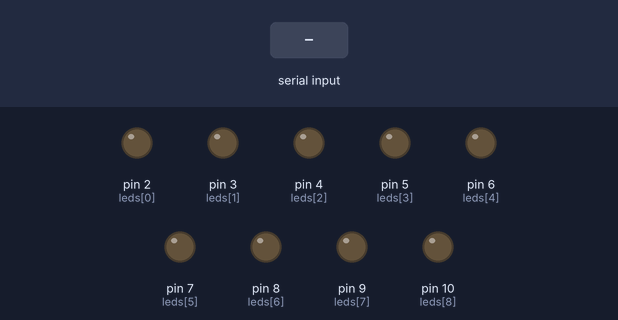
A sketch run on a simulated Arduino Uno, built with avr-gcc and run on an emulated ATmega328P. Parts: output pins drawn as LEDs (lit = HIGH). Inputs (shaded band) come from the test bench.

Above: at 1.2 s.
1.3 s: "90,45\n" received over Serial
At 2.5 s:
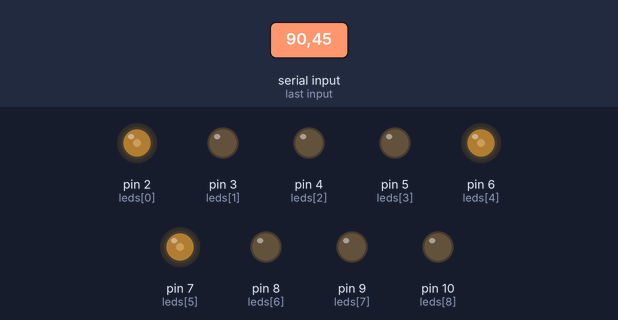
2.8 s: "30,150\n" received over Serial
At 4.0 s:
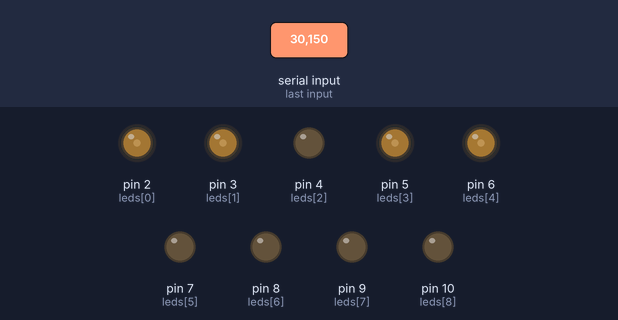
4.6 s: "5\n" received over Serial
At 4.76 s:
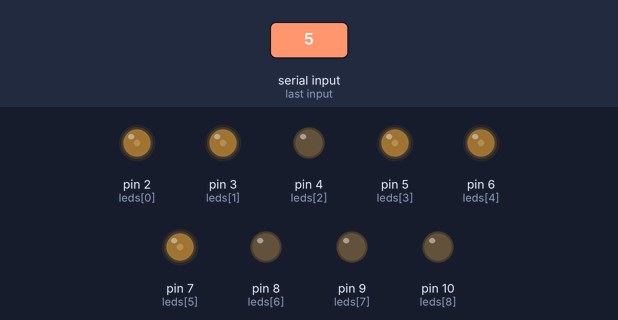
6.3 s: "90\n" received over Serial
At 7.3 s:
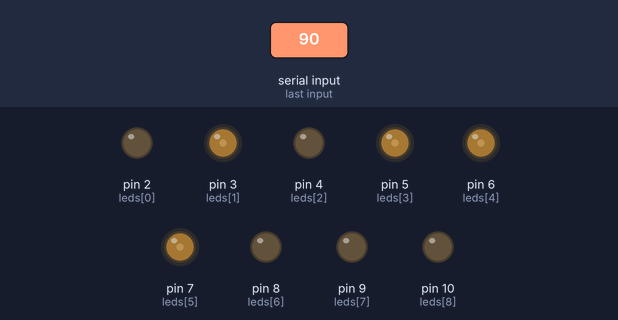
7.8 s: "200\n" received over Serial
At 9.0 s:
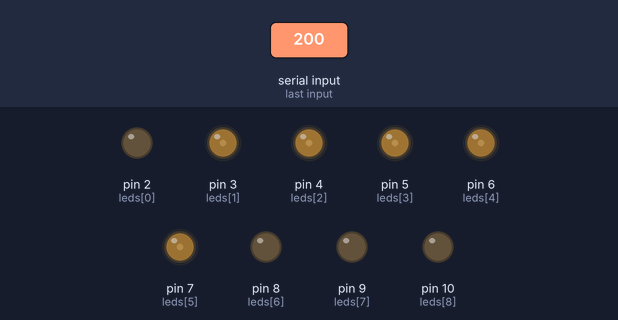
10.0 s: "x90\n" received over Serial
At 10.9 s:
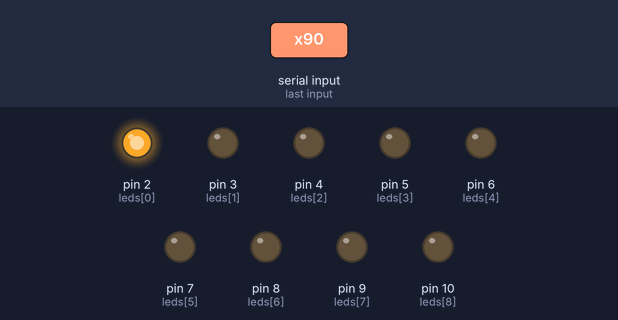
Timing chart, 0 to 12.5 s (numbered marks = the images above; inputs shaded):
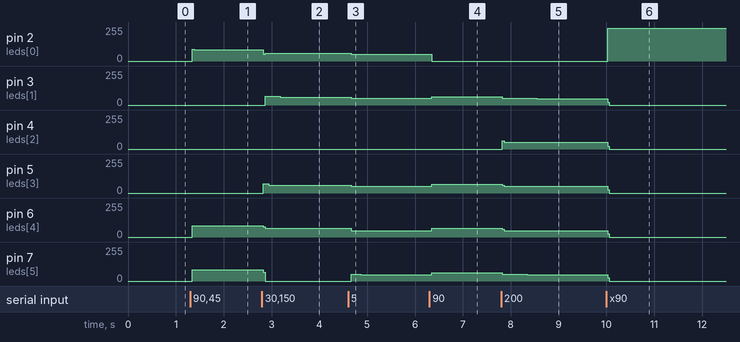

Measured:
- after the input at 1.3 s, pin 2 (leds[0]), pin 6 (leds[4]): 0/255 → 84/255 at once; pin 7 (leds[5]): 0/255 → 86/255 at once
- after the input at 2.8 s, pin 2 (leds[0]): 84/255 → 59/255 at once; pin 3 (leds[1]): 0/255 → 65/255 after 0.06 s, → 59/255 0.32 s later; pin 5 (leds[3]): 0/255 → 68/255 at once, → 60/255 0.12 s later; pin 6 (leds[4]): 84/255 → 64/255 at once; pin 7 (leds[5]): 86/255 → 0/255 at once
- after the input at 4.6 s, pin 2 (leds[0]), pin 3 (leds[1]): 59/255 → 51/255 after 0.06 s; pin 5 (leds[3]): 60/255 → 51/255 after 0.06 s; pin 6 (leds[4]): 64/255 → 47/255 after 0.06 s; pin 7 (leds[5]): 0/255 → 52/255 after 0.06 s, → 46/255 0.20 s later
- after the input at 6.3 s, pin 2 (leds[0]): 51/255 → 0/255 at once; pin 3 (leds[1]): 51/255 → 62/255 at once; pin 5 (leds[3]): 51/255 → 64/255 at once; pin 6 (leds[4]): 47/255 → 64/255 at once; pin 7 (leds[5]): 46/255 → 61/255 at once
- after the input at 7.8 s, pin 3 (leds[1]): 62/255 → 52/255 at once, → 46/255 0.72 s later; pin 4 (leds[2]): 0/255 → 51/255 at once; pin 5 (leds[3]): 64/255 → 51/255 at once; pin 6 (leds[4]): 64/255 → 47/255 at once; pin 7 (leds[5]): 61/255 → 52/255 at once, → 46/255 0.52 s later
- after the input at 10.0 s, pin 2 (leds[0]): 0/255 → 246/255 at once; pin 3 (leds[1]), pin 7 (leds[5]): 46/255 → 0/255 at once; pin 4 (leds[2]), pin 5 (leds[3]): 51/255 → 0/255 at once; pin 6 (leds[4]): 47/255 → 0/255 at once

The sketch:

karacsony.ino
```cpp
int i;
int nLed = 9; //ledek száma
int leds[] =   {2,3,4,5,6,7,8,9,10}; //ezek a lábak vannak bekötve a ledek pozitívjára
int active[] = {0,0,0,0,0,0,0,0,0}; //alapbol semmi sem vilagit

void setup() {
  //initelni kell minden pint különben nem kapnak áramot a lábak
  for(i = 0; i < nLed; i++){
    pinMode(leds[i], OUTPUT);
  }
  Serial.begin(9600);
}

void loop() {
  // Serial feldolgozás
  if(Serial.available() > 0){
    char c = Serial.read();
    if(c == 'x'){ //kikapcsolja mindet
      for(i = 0; i < nLed; i++){
        active[i] = 0;
      }
    } else{
      int a = c - '0'; //konvertálja a karaktert számmá (SZOVAL CSAK EGYJEGYÜT!!)
      if(a >= 0 && a <= nLed - 1){
        active[a] = active[a] ? 0 : 1; //be/kikapcsolja
      }
    }
  }
  // Led-ek müködtetése
  // Az arduino nem bír el 9 led-et saját tápról mert megsül.
  // Egy kokány hack erre, hogyha sorba mész körbe a ledeken és
  //   mindet csak 1ms-re villantod fel. Tehát egyszerre csak 1
  //   ég.
  //   Vagyis a kör 9 lednél 9 ms-enként ismétlödik, de mivel a szem
  //   asszem kb 20-30 ms onként olvas be képet az agyba, ezért folyamatosnak
  //   tűnik.
  // Annyi a baj csak ezzel hogy kevéssé lesz fényes. Ez növelhető ha egyszerre
  //   többet is megvilagitasz, de ilyenkor számolni kell hogy mennyit lehet
  //   max mert különben megsül. Alap ledböl elvileg 3-4 et lehetne(mások azt
  //   írták én nem számoltam ki).
  for(i = 0; i < nLed; i++){
    if(active[i]){
      digitalWrite(leds[i], HIGH);
      delay(1);
      digitalWrite(leds[i], LOW);
    }
  }

}
```
